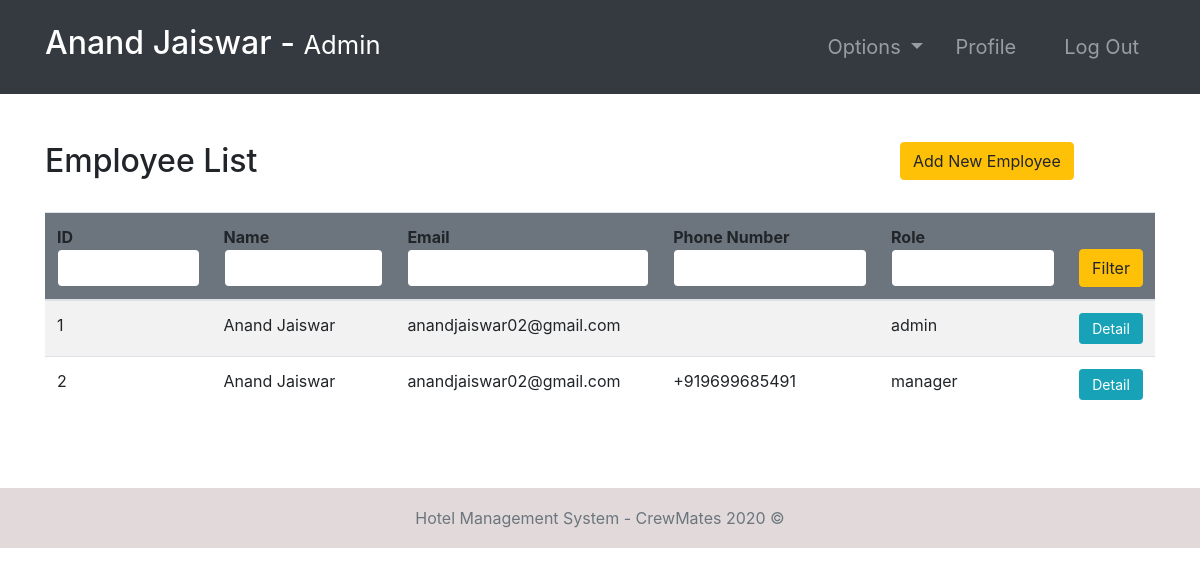
Screenshot of /employees/ (signed in) with the database file from the repository.
### accounts/models.py (models this page shows, shortened)
class Employee(models.Model):
    user = models.OneToOneField(User, null=True, on_delete=models.CASCADE)
    phoneNumber = PhoneNumberField(unique=True)
    salary = models.FloatField()

### accounts/views.py (the view, shortened to what this page needs)
# urls.py: path('employees/', employees, name="employees"),
@login_required(login_url='login')
def employees(request):
    role = str(request.user.groups.all()[0])
    path = role + "/"
    employees = Employee.objects.all()
    context = {
        "role": role,
        "employees": employees
    }
    return render(request, path + "employees.html", context)

### Templates/admin/employees.html
{% extends '../index.html' %}
{% block context %}
{% include '../common_pages/authorized-employees.html' %}
{% endblock %}

### Templates/index.html
{% include 'incs/head.html' %}
<body>
    {% include 'incs/nav.html' %}
    {% block context %}
    {% endblock %}
    {% include 'incs/footer.html' %}
</body>
</html>

### Templates/incs/head.html (shortened to what this page needs)
{% load static %}
<!DOCTYPE html>
<html lang="en">
<head>
    <link rel="stylesheet" type="text/css" href="{% static '/css/main.css' %}">
    <link rel="stylesheet" href="https://stackpath.bootstrapcdn.com/bootstrap/4.4.1/css/bootstrap.min.css"
>
</head>

### Templates/incs/nav.html (shortened to what this page needs)
<nav class="navbar navbar-dark bg-dark navbar-expand-lg py-3 " role="navigation">
    <div class="container">
        <a href="" class="navbar-brand">
            <h2 class="text-capitalize">
                {{ request.user.first_name }} {{ request.user.last_name }} -
                <small>
                    {{ role }}
                </small>
            </h2>
        </a>
        <div class="collapse navbar-collapse" id="navbarTags">
            <ul class="navbar-nav ml-auto">
                <li class="nav-item dropdown p-2">
                    <a class="nav-link dropdown-toggle" href="#" id="navbarDropdown" role="button"
                        data-toggle="dropdown" aria-haspopup="true" aria-expanded="false">
                        Options
                    </a>
                </li>
                <li class="nav-item mr-3 p-2">
                    {% if role == 'staff' or role == 'receptionist' or role == 'admin' or role == 'manager' %}
                    <a href="{% url 'employee-profile' user.id %}" class="nav-link">Profile</a>
                    {% endif %}
                </li>
                <li class="nav-item p-2 ">
                    <a href="{% url 'logout' %}" class="nav-link">Log Out</a>
                </li>
            </ul>
        </div>
    </div>
</nav>

### Templates/common_pages/authorized-employees.html (shortened to what this page needs)
<div class="container py-5">
    <div class="table-header row">
        <div class="col-sm-12 col-md-12 col-lg-9 mb-4">
            <h2>Employee List</h2>
        </div>
        {% if  role == "manager" or role == "admin"%}
        <div class="col-sm-12 col-md-12 col-lg-3 mb-4">
            <a href="{% url 'add-employee' %}" class="btn btn-warning">Add New Employee</a>
        </div>
        {% endif %}
    </div>
    <table class="table table-hover table-striped">
        <thead class="bg-secondary rounded">
            <tr>
                <form action="" method="POST">
                    <th>ID<input type="int" name="id" value="{{id}}" class="form-control border border-secondary"></th>
                    <th>Name<input type="text" name="name" value="{{name}}"
                            class="form-control border border-secondary"></th>
                    <th>Email<input type="text" name="email" value="{{email}}"
                            class="form-control border border-secondary"></th>
                    <th>Phone Number<input type="number" name="number" value="{{number}}"
                            class="form-control border border-secondary">
                    <th>Role<input type="text" name="filterRole" value="{{filterRole}}"
                            class="form-control border border-secondary"></th>
                    <th><button type="submit" name="filter" class="btn btn-warning w-100">Filter</button></th>
                </form>
            </tr>
        </thead>
        <tbody>
            {% for employee in employees %}
            <tr>
                <td>{{ employee.user.id }}</td>
                <td>{{ employee.user.first_name }} {{ employee.user.last_name }}</td>
                <td>{{ employee.user.email }}</td>
                <td>{{ employee.phoneNumber }}</td>
                <td>{{ employee.user.groups.first }}</td>
                <td> <a href="{% url 'employee-profile' employee.user.id  %}"
                        class="btn btn-sm btn-info w-100">Detail</a>
                </td>
            </tr>
            {% endfor %}
        </tbody>
    </table>
</div>

### Templates/incs/footer.html
<div class="mt-5">&nbsp;</div>
<footer class="footer sticky-bottom mt-5">
    <div class="container text-center">
        <span class="text-muted">Hotel Management System - CrewMates 2020 ©</span>
    </div>
</footer>

### static/css/main.css (style rules this page uses)
* { margin: 0; padding: 0; -webkit-font-smoothing: antialiased; }
body { position: relative; }
nav .nav-item { font-size: 20px; }
.footer { position: absolute; bottom: 0; width: 100%; height: 60px; line-height: 60px; background-color: #e2dada; margin-top: 30px; }

### rows the page displays
Employee: user.id "1", user.first_name "Anand", user.last_name "Jaiswar", user.email "anandjaiswar02@gmail.com", user.groups.first "admin"
Employee: user.id "2", user.first_name "Anand", user.last_name "Jaiswar", user.email "anandjaiswar02@gmail.com", phoneNumber "+919699685491", user.groups.first "manager"

### other values shown
{{ request.user.first_name }} "Anand"
{{ request.user.last_name }} "Jaiswar"
{{ role }} "Admin"
